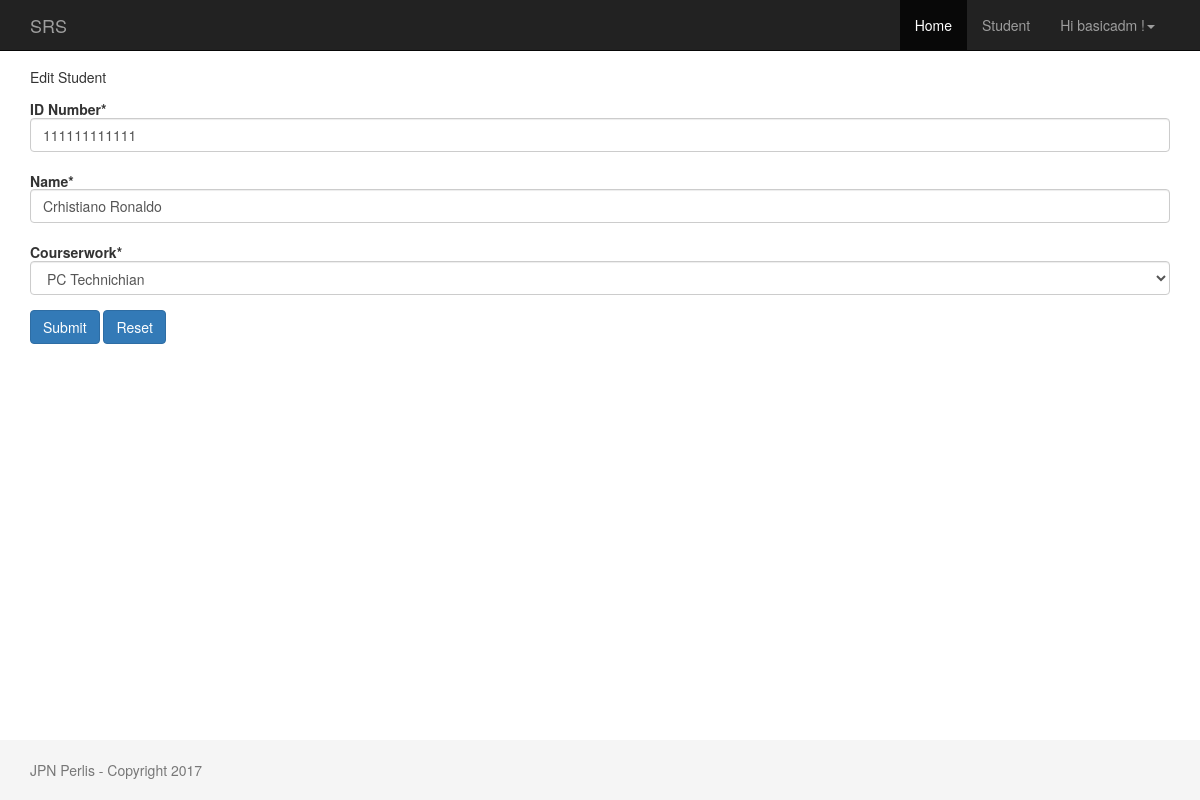
Before: /1/edit (signed in) with the older database file.
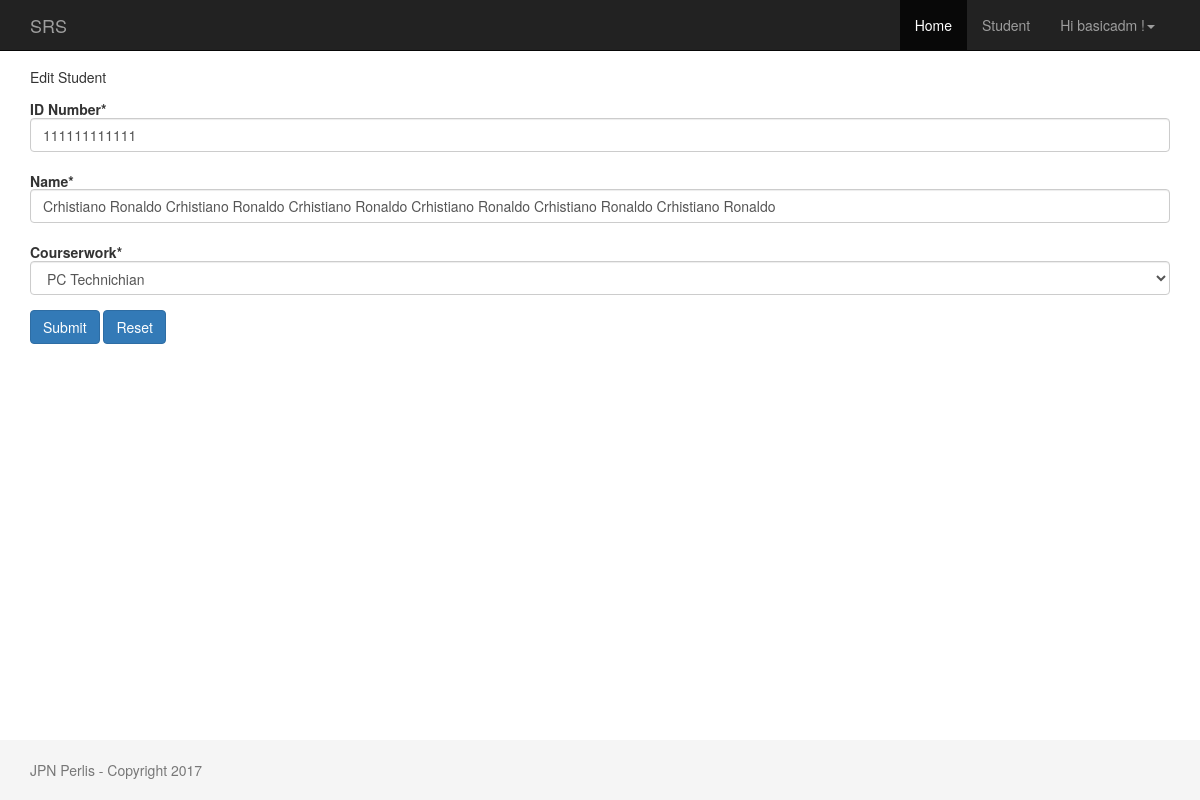
After: the same page with the newer database file.
### student/models.py (models this page shows, shortened)
class Student(models.Model):
    PROGAMMING = 'PR'
    NETWORKING = 'NT'
    PCTECH = 'PC'
    COURSE_CHOICES = (
        (PROGAMMING, 'Programming'),
        (NETWORKING, 'Networking'),
        (PCTECH, 'PC Technichian'),
    )
    createdby = models.ForeignKey('auth.User',on_delete=models.CASCADE)
    icnum = models.CharField('ID Number',max_length=12,unique=True,blank=False,null=False)
    name = models.CharField('Name',max_length=300)
    course = models.CharField('Courserwork',max_length=2,choices=COURSE_CHOICES,default=PCTECH,)
    created_date = models.DateTimeField('Created Date',default=timezone.now)

### student/views.py (the view)
# urls.py: url(r'^(?P<pk>\d+)/edit$', views.student_edit, name='student_edit'),
@login_required(login_url='/accounts/login/')
def student_edit(request,pk):
    student = get_object_or_404(Student, pk=pk)
    if request.method == "POST":
        form = StudentForm(request.POST,instance=student)
        if form.is_valid():
            student = form.save(commit=False)
            student.createdby = request.user
            student.save()
            messages.success(request, "Student record with ID: " + str(student.pk) + " has been updated! ")
            return redirect(reverse_lazy('student_detail',kwargs={'pk': student.pk }))
    else:
        form = StudentForm(instance=student)
    return render(request, 'student/student_edit.html', {'form': form})

### student/forms.py (shortened to what this page needs)
class StudentForm(forms.ModelForm):
    def __init__(self, *args, **kwargs):
        super(StudentForm, self).__init__(*args, **kwargs)
        self.helper = FormHelper(self)
        self.helper.form_class = 'form-horizontal'
        self.helper.layout.append(Submit('submit_change', 'Submit', css_class="btn-primary"))
        self.helper.layout.append(HTML('<a class="btn btn-primary" href={% url "student_home" %}>Reset</a>'))
    class Meta:
        model = Student
        fields = ('icnum', 'name', 'course',)

### templates/student/student_edit.html
{% extends 'baseproj.html' %}
{% load crispy_forms_tags %}
{% block content %}
    <h5>Edit Student<h5>
    {% crispy form %}
{% endblock %}

Changed rows visible on the page:
changed Student "PC Technichian": name "Crhistiano Ronaldo" → "Crhistiano Ronaldo Crhistiano Ronaldo Crhistiano Ronaldo Crhistiano Ronaldo Crhistiano Ronaldo Crhistiano Ronaldo"
